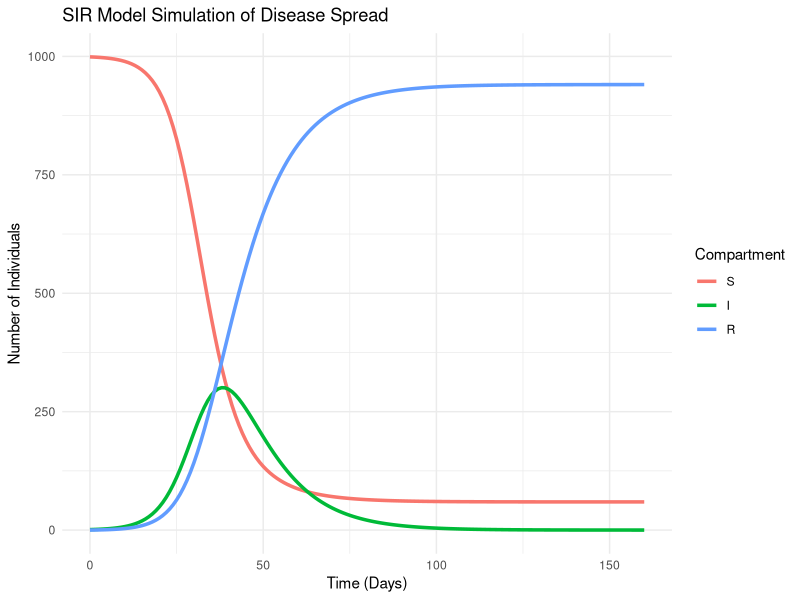

The R source for this figure:
# -------------------------------
# Disease Spread Simulation (SIR Model)
# -------------------------------

# Install required packages (run once if not installed)
# install.packages("deSolve")
# install.packages("ggplot2")
# install.packages("reshape2")

# Load libraries
library(deSolve)
library(ggplot2)
library(reshape2)

# 1. Define the SIR model equations
sir_model <- function(time, state, parameters) {
  with(as.list(c(state, parameters)), {
    dS <- -beta * S * I / N
    dI <- beta * S * I / N - gamma * I
    dR <- gamma * I
    return(list(c(dS, dI, dR)))
  })
}

# 2. Set initial conditions and parameters
N <- 1000                              # Total population
initial_state <- c(S = 999, I = 1, R = 0)  # Initial values
parameters <- c(beta = 0.3, gamma = 0.1)   # Infection and recovery rates
times <- seq(0, 160, by = 1)              # Time steps (days)

# 3. Solve the SIR model using ode()
sir_output <- ode(y = initial_state, times = times, func = sir_model, parms = parameters)

# 4. Convert output to data frame
sir_output_df <- as.data.frame(sir_output)

# 5. Reshape data for plotting
sir_melted <- melt(sir_output_df, id = "time")

# 6. Plot the SIR model output
ggplot(data = sir_melted, aes(x = time, y = value, color = variable)) +
  geom_line(size = 1.2) +
  labs(title = "SIR Model Simulation of Disease Spread",
       x = "Time (Days)",
       y = "Number of Individuals",
       color = "Compartment") +
  theme_minimal()
